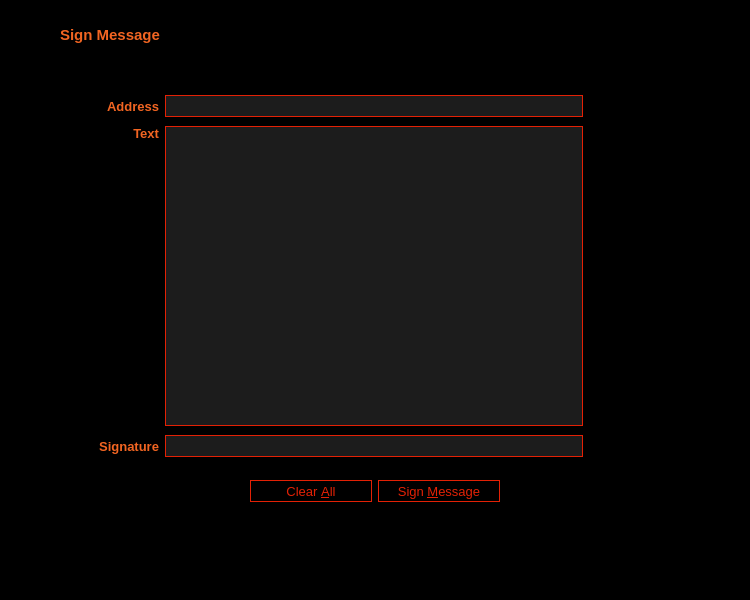
<?xml version="1.0" encoding="UTF-8"?>
<ui version="4.0">
 <class>SignMessagePage</class>
 <widget class="QWidget" name="SignMessagePage">
  <property name="geometry">
   <rect>
    <x>0</x>
    <y>0</y>
    <width>750</width>
    <height>600</height>
   </rect>
  </property>
  <property name="palette">
   <palette>
    <active>
     <colorrole role="WindowText">
      <brush brushstyle="SolidPattern">
       <color alpha="255">
        <red>242</red>
        <green>101</green>
        <blue>34</blue>
       </color>
      </brush>
     </colorrole>
     <colorrole role="Button">
      <brush brushstyle="SolidPattern">
       <color alpha="255">
        <red>0</red>
        <green>0</green>
        <blue>0</blue>
       </color>
      </brush>
     </colorrole>
     <colorrole role="Light">
      <brush brushstyle="SolidPattern">
       <color alpha="255">
        <red>255</red>
        <green>180</green>
        <blue>144</blue>
       </color>
      </brush>
     </colorrole>
     <colorrole role="Midlight">
      <brush brushstyle="SolidPattern">
       <color alpha="255">
        <red>248</red>
        <green>140</green>
        <blue>89</blue>
       </color>
      </brush>
     </colorrole>
     <colorrole role="Dark">
      <brush brushstyle="SolidPattern">
       <color alpha="255">
        <red>121</red>
        <green>50</green>
        <blue>17</blue>
       </color>
      </brush>
     </colorrole>
     <colorrole role="Mid">
      <brush brushstyle="SolidPattern">
       <color alpha="255">
        <red>161</red>
        <green>67</green>
        <blue>22</blue>
       </color>
      </brush>
     </colorrole>
     <colorrole role="Text">
      <brush brushstyle="SolidPattern">
       <color alpha="255">
        <red>242</red>
        <green>101</green>
        <blue>34</blue>
       </color>
      </brush>
     </colorrole>
     <colorrole role="BrightText">
      <brush brushstyle="SolidPattern">
       <color alpha="255">
        <red>255</red>
        <green>255</green>
        <blue>255</blue>
       </color>
      </brush>
     </colorrole>
     <colorrole role="ButtonText">
      <brush brushstyle="SolidPattern">
       <color alpha="255">
        <red>242</red>
        <green>101</green>
        <blue>34</blue>
       </color>
      </brush>
     </colorrole>
     <colorrole role="Base">
      <brush brushstyle="SolidPattern">
       <color alpha="255">
        <red>0</red>
        <green>0</green>
        <blue>0</blue>
       </color>
      </brush>
     </colorrole>
     <colorrole role="Window">
      <brush brushstyle="SolidPattern">
       <color alpha="255">
        <red>0</red>
        <green>0</green>
        <blue>0</blue>
       </color>
      </brush>
     </colorrole>
     <colorrole role="Shadow">
      <brush brushstyle="SolidPattern">
       <color alpha="255">
        <red>0</red>
        <green>0</green>
        <blue>0</blue>
       </color>
      </brush>
     </colorrole>
     <colorrole role="AlternateBase">
      <brush brushstyle="SolidPattern">
       <color alpha="255">
        <red>248</red>
        <green>178</green>
        <blue>144</blue>
       </color>
      </brush>
     </colorrole>
     <colorrole role="ToolTipBase">
      <brush brushstyle="SolidPattern">
       <color alpha="255">
        <red>255</red>
        <green>255</green>
        <blue>220</blue>
       </color>
      </brush>
     </colorrole>
     <colorrole role="ToolTipText">
      <brush brushstyle="SolidPattern">
       <color alpha="255">
        <red>0</red>
        <green>0</green>
        <blue>0</blue>
       </color>
      </brush>
     </colorrole>
    </active>
    <inactive>
     <colorrole role="WindowText">
      <brush brushstyle="SolidPattern">
       <color alpha="255">
        <red>242</red>
        <green>101</green>
        <blue>34</blue>
       </color>
      </brush>
     </colorrole>
     <colorrole role="Button">
      <brush brushstyle="SolidPattern">
       <color alpha="255">
        <red>0</red>
        <green>0</green>
        <blue>0</blue>
       </color>
      </brush>
     </colorrole>
     <colorrole role="Light">
      <brush brushstyle="SolidPattern">
       <color alpha="255">
        <red>255</red>
        <green>180</green>
        <blue>144</blue>
       </color>
      </brush>
     </colorrole>
     <colorrole role="Midlight">
      <brush brushstyle="SolidPattern">
       <color alpha="255">
        <red>248</red>
        <green>140</green>
        <blue>89</blue>
       </color>
      </brush>
     </colorrole>
     <colorrole role="Dark">
      <brush brushstyle="SolidPattern">
       <color alpha="255">
        <red>121</red>
        <green>50</green>
        <blue>17</blue>
       </color>
      </brush>
     </colorrole>
     <colorrole role="Mid">
      <brush brushstyle="SolidPattern">
       <color alpha="255">
        <red>161</red>
        <green>67</green>
        <blue>22</blue>
       </color>
      </brush>
     </colorrole>
     <colorrole role="Text">
      <brush brushstyle="SolidPattern">
       <color alpha="255">
        <red>242</red>
        <green>101</green>
        <blue>34</blue>
       </color>
      </brush>
     </colorrole>
     <colorrole role="BrightText">
      <brush brushstyle="SolidPattern">
       <color alpha="255">
        <red>255</red>
        <green>255</green>
        <blue>255</blue>
       </color>
      </brush>
     </colorrole>
     <colorrole role="ButtonText">
      <brush brushstyle="SolidPattern">
       <color alpha="255">
        <red>242</red>
        <green>101</green>
        <blue>34</blue>
       </color>
      </brush>
     </colorrole>
     <colorrole role="Base">
      <brush brushstyle="SolidPattern">
       <color alpha="255">
        <red>0</red>
        <green>0</green>
        <blue>0</blue>
       </color>
      </brush>
     </colorrole>
     <colorrole role="Window">
      <brush brushstyle="SolidPattern">
       <color alpha="255">
        <red>0</red>
        <green>0</green>
        <blue>0</blue>
       </color>
      </brush>
     </colorrole>
     <colorrole role="Shadow">
      <brush brushstyle="SolidPattern">
       <color alpha="255">
        <red>0</red>
        <green>0</green>
        <blue>0</blue>
       </color>
      </brush>
     </colorrole>
     <colorrole role="AlternateBase">
      <brush brushstyle="SolidPattern">
       <color alpha="255">
        <red>248</red>
        <green>178</green>
        <blue>144</blue>
       </color>
      </brush>
     </colorrole>
     <colorrole role="ToolTipBase">
      <brush brushstyle="SolidPattern">
       <color alpha="255">
        <red>255</red>
        <green>255</green>
        <blue>220</blue>
       </color>
      </brush>
     </colorrole>
     <colorrole role="ToolTipText">
      <brush brushstyle="SolidPattern">
       <color alpha="255">
        <red>0</red>
        <green>0</green>
        <blue>0</blue>
       </color>
      </brush>
     </colorrole>
    </inactive>
    <disabled>
     <colorrole role="WindowText">
      <brush brushstyle="SolidPattern">
       <color alpha="255">
        <red>242</red>
        <green>101</green>
        <blue>34</blue>
       </color>
      </brush>
     </colorrole>
     <colorrole role="Button">
      <brush brushstyle="SolidPattern">
       <color alpha="255">
        <red>0</red>
        <green>0</green>
        <blue>0</blue>
       </color>
      </brush>
     </colorrole>
     <colorrole role="Light">
      <brush brushstyle="SolidPattern">
       <color alpha="255">
        <red>255</red>
        <green>180</green>
        <blue>144</blue>
       </color>
      </brush>
     </colorrole>
     <colorrole role="Midlight">
      <brush brushstyle="SolidPattern">
       <color alpha="255">
        <red>248</red>
        <green>140</green>
        <blue>89</blue>
       </color>
      </brush>
     </colorrole>
     <colorrole role="Dark">
      <brush brushstyle="SolidPattern">
       <color alpha="255">
        <red>121</red>
        <green>50</green>
        <blue>17</blue>
       </color>
      </brush>
     </colorrole>
     <colorrole role="Mid">
      <brush brushstyle="SolidPattern">
       <color alpha="255">
        <red>161</red>
        <green>67</green>
        <blue>22</blue>
       </color>
      </brush>
     </colorrole>
     <colorrole role="Text">
      <brush brushstyle="SolidPattern">
       <color alpha="255">
        <red>242</red>
        <green>101</green>
        <blue>34</blue>
       </color>
      </brush>
     </colorrole>
     <colorrole role="BrightText">
      <brush brushstyle="SolidPattern">
       <color alpha="255">
        <red>255</red>
        <green>255</green>
        <blue>255</blue>
       </color>
      </brush>
     </colorrole>
     <colorrole role="ButtonText">
      <brush brushstyle="SolidPattern">
       <color alpha="255">
        <red>242</red>
        <green>101</green>
        <blue>34</blue>
       </color>
      </brush>
     </colorrole>
     <colorrole role="Base">
      <brush brushstyle="SolidPattern">
       <color alpha="255">
        <red>0</red>
        <green>0</green>
        <blue>0</blue>
       </color>
      </brush>
     </colorrole>
     <colorrole role="Window">
      <brush brushstyle="SolidPattern">
       <color alpha="255">
        <red>0</red>
        <green>0</green>
        <blue>0</blue>
       </color>
      </brush>
     </colorrole>
     <colorrole role="Shadow">
      <brush brushstyle="SolidPattern">
       <color alpha="255">
        <red>0</red>
        <green>0</green>
        <blue>0</blue>
       </color>
      </brush>
     </colorrole>
     <colorrole role="AlternateBase">
      <brush brushstyle="SolidPattern">
       <color alpha="255">
        <red>242</red>
        <green>101</green>
        <blue>34</blue>
       </color>
      </brush>
     </colorrole>
     <colorrole role="ToolTipBase">
      <brush brushstyle="SolidPattern">
       <color alpha="255">
        <red>255</red>
        <green>255</green>
        <blue>220</blue>
       </color>
      </brush>
     </colorrole>
     <colorrole role="ToolTipText">
      <brush brushstyle="SolidPattern">
       <color alpha="255">
        <red>0</red>
        <green>0</green>
        <blue>0</blue>
       </color>
      </brush>
     </colorrole>
    </disabled>
   </palette>
  </property>
  <property name="windowTitle">
   <string>Form</string>
  </property>
  <property name="styleSheet">
   <string notr="true">color: #e32105;
background-color: #000;

QLineEdit {
	border: 1px solid #e32105;
	}</string>
  </property>
  <layout class="QVBoxLayout" name="verticalLayout">
   <item>
    <widget class="QWidget" name="wHeader" native="true">
     <property name="minimumSize">
      <size>
       <width>0</width>
       <height>40</height>
      </size>
     </property>
     <property name="maximumSize">
      <size>
       <width>16777215</width>
       <height>40</height>
      </size>
     </property>
     <property name="styleSheet">
      <string notr="true"/>
     </property>
     <property name="is_header" stdset="0">
      <bool>true</bool>
     </property>
     <layout class="QHBoxLayout" name="horizontalLayout_4">
      <property name="spacing">
       <number>6</number>
      </property>
      <property name="leftMargin">
       <number>9</number>
      </property>
      <property name="topMargin">
       <number>9</number>
      </property>
      <property name="bottomMargin">
       <number>9</number>
      </property>
      <item>
       <widget class="QLabel" name="icon_messages">
        <property name="sizePolicy">
         <sizepolicy hsizetype="Preferred" vsizetype="Preferred">
          <horstretch>0</horstretch>
          <verstretch>0</verstretch>
         </sizepolicy>
        </property>
        <property name="minimumSize">
         <size>
          <width>30</width>
          <height>30</height>
         </size>
        </property>
        <property name="maximumSize">
         <size>
          <width>30</width>
          <height>30</height>
         </size>
        </property>
        <property name="baseSize">
         <size>
          <width>0</width>
          <height>0</height>
         </size>
        </property>
        <property name="text">
         <string/>
        </property>
        <property name="pixmap">
         <pixmap resource="../triangles.qrc">:/menu_32/sign</pixmap>
        </property>
        <property name="alignment">
         <set>Qt::AlignLeading|Qt::AlignLeft|Qt::AlignVCenter</set>
        </property>
       </widget>
      </item>
      <item>
       <spacer name="horizontalSpacer_send_1">
        <property name="orientation">
         <enum>Qt::Horizontal</enum>
        </property>
        <property name="sizeType">
         <enum>QSizePolicy::Fixed</enum>
        </property>
        <property name="sizeHint" stdset="0">
         <size>
          <width>4</width>
          <height>20</height>
         </size>
        </property>
       </spacer>
      </item>
      <item>
       <widget class="QLabel" name="label_messages">
        <property name="minimumSize">
         <size>
          <width>0</width>
          <height>30</height>
         </size>
        </property>
        <property name="font">
         <font>
          <pointsize>11</pointsize>
          <weight>75</weight>
          <bold>true</bold>
          <stylestrategy>PreferAntialias</stylestrategy>
         </font>
        </property>
        <property name="styleSheet">
         <string notr="true"/>
        </property>
        <property name="text">
         <string>Sign Message</string>
        </property>
       </widget>
      </item>
     </layout>
    </widget>
   </item>
   <item>
    <widget class="QWidget" name="wContainer" native="true">
     <property name="styleSheet">
      <string notr="true"/>
     </property>
     <layout class="QVBoxLayout" name="verticalLayout_2">
      <item>
       <spacer name="verticalSpacer">
        <property name="orientation">
         <enum>Qt::Vertical</enum>
        </property>
        <property name="sizeType">
         <enum>QSizePolicy::Fixed</enum>
        </property>
        <property name="sizeHint" stdset="0">
         <size>
          <width>20</width>
          <height>20</height>
         </size>
        </property>
       </spacer>
      </item>
      <item>
       <layout class="QHBoxLayout" name="horizontalLayout" stretch="1,7,1">
        <property name="spacing">
         <number>0</number>
        </property>
        <item>
         <spacer name="horizontalSpacer_29">
          <property name="orientation">
           <enum>Qt::Horizontal</enum>
          </property>
          <property name="sizeHint" stdset="0">
           <size>
            <width>136</width>
            <height>216</height>
           </size>
          </property>
         </spacer>
        </item>
        <item>
         <layout class="QVBoxLayout" name="verticalLayout_3">
          <property name="topMargin">
           <number>0</number>
          </property>
          <item>
           <layout class="QGridLayout" name="gridLayout_5">
            <property name="topMargin">
             <number>6</number>
            </property>
            <property name="bottomMargin">
             <number>3</number>
            </property>
            <property name="spacing">
             <number>6</number>
            </property>
            <item row="0" column="0">
             <widget class="QLabel" name="label_39">
              <property name="font">
               <font>
                <pointsize>10</pointsize>
                <weight>75</weight>
                <bold>true</bold>
               </font>
              </property>
              <property name="styleSheet">
               <string notr="true"/>
              </property>
              <property name="text">
               <string>Address</string>
              </property>
              <property name="alignment">
               <set>Qt::AlignRight|Qt::AlignTrailing|Qt::AlignVCenter</set>
              </property>
              <property name="margin">
               <number>5</number>
              </property>
             </widget>
            </item>
            <item row="0" column="2">
             <widget class="QPushButton" name="pasteButton_SM">
              <property name="minimumSize">
               <size>
                <width>28</width>
                <height>28</height>
               </size>
              </property>
              <property name="maximumSize">
               <size>
                <width>28</width>
                <height>28</height>
               </size>
              </property>
              <property name="toolTip">
               <string>Paste address from clipboard</string>
              </property>
              <property name="styleSheet">
               <string notr="true">QPushButton {
	text-align:left;
	border: 0px solid gray;
	padding: 3px 5px 3px 5px;
	}

QPushButton:pressed:flat {
	color: #000;
	background-color: #e32105;
	}

QPushButton:hover {
	background-color: #3d0e04;
	}

QPushButton:!enabled {
	color: #3d0e04;
	}</string>
              </property>
              <property name="icon">
               <iconset resource="../triangles.qrc">
                <normaloff>:/menu_16/paste</normaloff>:/menu_16/paste</iconset>
              </property>
              <property name="iconSize">
               <size>
                <width>30</width>
                <height>30</height>
               </size>
              </property>
              <property name="shortcut">
               <string>Alt+P</string>
              </property>
              <property name="flat">
               <bool>true</bool>
              </property>
             </widget>
            </item>
            <item row="2" column="0">
             <widget class="QLabel" name="label_40">
              <property name="font">
               <font>
                <pointsize>10</pointsize>
                <weight>75</weight>
                <bold>true</bold>
               </font>
              </property>
              <property name="styleSheet">
               <string notr="true"/>
              </property>
              <property name="text">
               <string>Signature</string>
              </property>
              <property name="alignment">
               <set>Qt::AlignRight|Qt::AlignTrailing|Qt::AlignVCenter</set>
              </property>
              <property name="margin">
               <number>5</number>
              </property>
             </widget>
            </item>
            <item row="0" column="3">
             <widget class="QPushButton" name="addressBookButton_SM">
              <property name="minimumSize">
               <size>
                <width>28</width>
                <height>28</height>
               </size>
              </property>
              <property name="maximumSize">
               <size>
                <width>28</width>
                <height>28</height>
               </size>
              </property>
              <property name="toolTip">
               <string>Choose an address from the address book</string>
              </property>
              <property name="styleSheet">
               <string notr="true">QPushButton {
	text-align:left;
	border: 0px solid gray;
	padding: 3px 5px 3px 5px;
	}

QPushButton:pressed:flat {
	color: #000;
	background-color: #e32105;
	}

QPushButton:hover {
	background-color: #3d0e04;
	}

QPushButton:!enabled {
	color: #3d0e04;
	}</string>
              </property>
              <property name="icon">
               <iconset resource="../triangles.qrc">
                <normaloff>:/menu_16/addressbook</normaloff>:/menu_16/addressbook</iconset>
              </property>
              <property name="iconSize">
               <size>
                <width>30</width>
                <height>30</height>
               </size>
              </property>
              <property name="shortcut">
               <string>Alt+A</string>
              </property>
              <property name="flat">
               <bool>true</bool>
              </property>
             </widget>
            </item>
            <item row="0" column="1">
             <widget class="QValidatedLineEdit" name="addressIn_SM">
              <property name="minimumSize">
               <size>
                <width>0</width>
                <height>22</height>
               </size>
              </property>
              <property name="font">
               <font>
                <pointsize>10</pointsize>
               </font>
              </property>
              <property name="toolTip">
               <string>The address to sign the message with (e.g. MNS17iag9jJgTHD1VXjvLCEnZuQ3rJDE9L)</string>
              </property>
              <property name="styleSheet">
               <string notr="true">QLineEdit {
	background-color: #1c1c1c;
	border: 1px solid #e32105;
	}</string>
              </property>
              <property name="maxLength">
               <number>34</number>
              </property>
             </widget>
            </item>
            <item row="1" column="0">
             <widget class="QLabel" name="label_41">
              <property name="font">
               <font>
                <pointsize>10</pointsize>
                <weight>75</weight>
                <bold>true</bold>
               </font>
              </property>
              <property name="styleSheet">
               <string notr="true"/>
              </property>
              <property name="text">
               <string>Text</string>
              </property>
              <property name="alignment">
               <set>Qt::AlignRight|Qt::AlignTop|Qt::AlignTrailing</set>
              </property>
              <property name="margin">
               <number>5</number>
              </property>
             </widget>
            </item>
            <item row="1" column="1">
             <widget class="QPlainTextEdit" name="messageIn_SM">
              <property name="minimumSize">
               <size>
                <width>0</width>
                <height>300</height>
               </size>
              </property>
              <property name="maximumSize">
               <size>
                <width>16777215</width>
                <height>300</height>
               </size>
              </property>
              <property name="font">
               <font>
                <pointsize>10</pointsize>
               </font>
              </property>
              <property name="toolTip">
               <string>Enter the message you want to sign here</string>
              </property>
              <property name="styleSheet">
               <string notr="true">QPlainTextEdit {
	background-color: #1c1c1c;
	border: 1px solid #e32105;
	}</string>
              </property>
              <property name="plainText">
               <string/>
              </property>
              <property name="backgroundVisible">
               <bool>false</bool>
              </property>
             </widget>
            </item>
            <item row="2" column="2">
             <widget class="QPushButton" name="copySignatureButton_SM">
              <property name="minimumSize">
               <size>
                <width>28</width>
                <height>28</height>
               </size>
              </property>
              <property name="maximumSize">
               <size>
                <width>28</width>
                <height>28</height>
               </size>
              </property>
              <property name="toolTip">
               <string>Copy the current signature to the system clipboard</string>
              </property>
              <property name="styleSheet">
               <string notr="true">QPushButton {
	text-align:left;
	border: 0px solid gray;
	padding: 3px 5px 3px 5px;
	}

QPushButton:pressed:flat {
	color: #000;
	background-color: #e32105;
	}

QPushButton:hover {
	background-color: #3d0e04;
	}

QPushButton:!enabled {
	color: #3d0e04;
	}</string>
              </property>
              <property name="text">
               <string/>
              </property>
              <property name="icon">
               <iconset resource="../triangles.qrc">
                <normaloff>:/menu_16/copy</normaloff>:/menu_16/copy</iconset>
              </property>
              <property name="iconSize">
               <size>
                <width>30</width>
                <height>30</height>
               </size>
              </property>
              <property name="flat">
               <bool>true</bool>
              </property>
             </widget>
            </item>
            <item row="2" column="1">
             <widget class="QLineEdit" name="signatureOut_SM">
              <property name="minimumSize">
               <size>
                <width>0</width>
                <height>22</height>
               </size>
              </property>
              <property name="font">
               <font>
                <pointsize>10</pointsize>
               </font>
              </property>
              <property name="styleSheet">
               <string notr="true">QLineEdit {
	background-color: #1c1c1c;
	border: 1px solid #e32105;
	}</string>
              </property>
              <property name="readOnly">
               <bool>true</bool>
              </property>
             </widget>
            </item>
           </layout>
          </item>
          <item>
           <widget class="QLabel" name="statusLabel_SM">
            <property name="font">
             <font>
              <pointsize>10</pointsize>
              <weight>75</weight>
              <bold>true</bold>
             </font>
            </property>
            <property name="text">
             <string/>
            </property>
            <property name="alignment">
             <set>Qt::AlignCenter</set>
            </property>
            <property name="wordWrap">
             <bool>true</bool>
            </property>
           </widget>
          </item>
          <item>
           <widget class="QWidget" name="wAcceptHolder" native="true">
            <property name="minimumSize">
             <size>
              <width>0</width>
              <height>26</height>
             </size>
            </property>
            <layout class="QHBoxLayout" name="horizontalLayout_22">
             <property name="leftMargin">
              <number>0</number>
             </property>
             <property name="topMargin">
              <number>0</number>
             </property>
             <property name="rightMargin">
              <number>0</number>
             </property>
             <property name="bottomMargin">
              <number>0</number>
             </property>
             <item>
              <spacer name="horizontalSpacer_30">
               <property name="orientation">
                <enum>Qt::Horizontal</enum>
               </property>
               <property name="sizeHint" stdset="0">
                <size>
                 <width>40</width>
                 <height>20</height>
                </size>
               </property>
              </spacer>
             </item>
             <item>
              <widget class="QPushButton" name="clearButton_SM">
               <property name="minimumSize">
                <size>
                 <width>122</width>
                 <height>22</height>
                </size>
               </property>
               <property name="maximumSize">
                <size>
                 <width>122</width>
                 <height>22</height>
                </size>
               </property>
               <property name="font">
                <font>
                 <pointsize>10</pointsize>
                 <stylestrategy>PreferAntialias</stylestrategy>
                </font>
               </property>
               <property name="toolTip">
                <string>Reset all sign message fields</string>
               </property>
               <property name="styleSheet">
                <string notr="true">QPushButton {
	background-color: #000;
	color: #e32105;
	border: 1px solid #e32105;
	max-height: 20px;
	min-height: 20px;
	max-width: 120px;
	min-width: 120px;
	}

QPushButton:hover {
	background-color: #3d0e04;
	}

QPushButton:pressed:flat {
	color: #000;
	background-color: #e32105;
	}</string>
               </property>
               <property name="text">
                <string>Clear &amp;All</string>
               </property>
               <property name="flat">
                <bool>true</bool>
               </property>
              </widget>
             </item>
             <item>
              <widget class="QPushButton" name="signMessageButton_SM">
               <property name="font">
                <font>
                 <pointsize>10</pointsize>
                 <stylestrategy>PreferAntialias</stylestrategy>
                </font>
               </property>
               <property name="toolTip">
                <string>Sign the message to prove you own this Triangles address</string>
               </property>
               <property name="styleSheet">
                <string notr="true">QPushButton {
	background-color: #000;
	color: #e32105;
	border: 1px solid #e32105;
	max-height: 20px;
	min-height: 20px;
	max-width: 120px;
	min-width: 120px;
	}

QPushButton:hover {
	background-color: #3d0e04;
	}

QPushButton:pressed:flat {
	color: #000;
	background-color: #e32105;
	}</string>
               </property>
               <property name="text">
                <string>Sign &amp;Message</string>
               </property>
               <property name="icon">
                <iconset resource="../triangles.qrc">
                 <normaloff>:/menu_16/sign</normaloff>:/menu_16/sign</iconset>
               </property>
               <property name="flat">
                <bool>true</bool>
               </property>
              </widget>
             </item>
             <item>
              <spacer name="horizontalSpacer">
               <property name="orientation">
                <enum>Qt::Horizontal</enum>
               </property>
               <property name="sizeType">
                <enum>QSizePolicy::Expanding</enum>
               </property>
               <property name="sizeHint" stdset="0">
                <size>
                 <width>40</width>
                 <height>20</height>
                </size>
               </property>
              </spacer>
             </item>
            </layout>
           </widget>
          </item>
         </layout>
        </item>
        <item>
         <spacer name="horizontalSpacer_31">
          <property name="orientation">
           <enum>Qt::Horizontal</enum>
          </property>
          <property name="sizeHint" stdset="0">
           <size>
            <width>136</width>
            <height>20</height>
           </size>
          </property>
         </spacer>
        </item>
       </layout>
      </item>
      <item>
       <spacer name="verticalSpacer_2">
        <property name="orientation">
         <enum>Qt::Vertical</enum>
        </property>
        <property name="sizeType">
         <enum>QSizePolicy::Expanding</enum>
        </property>
        <property name="sizeHint" stdset="0">
         <size>
          <width>20</width>
          <height>48</height>
         </size>
        </property>
       </spacer>
      </item>
     </layout>
    </widget>
   </item>
  </layout>
 </widget>
 <customwidgets>
  <customwidget>
   <class>QValidatedLineEdit</class>
   <extends>QLineEdit</extends>
   <header>qvalidatedlineedit.h</header>
  </customwidget>
 </customwidgets>
 <resources>
  <include location="../triangles.qrc"/>
 </resources>
 <connections/>
</ui>
